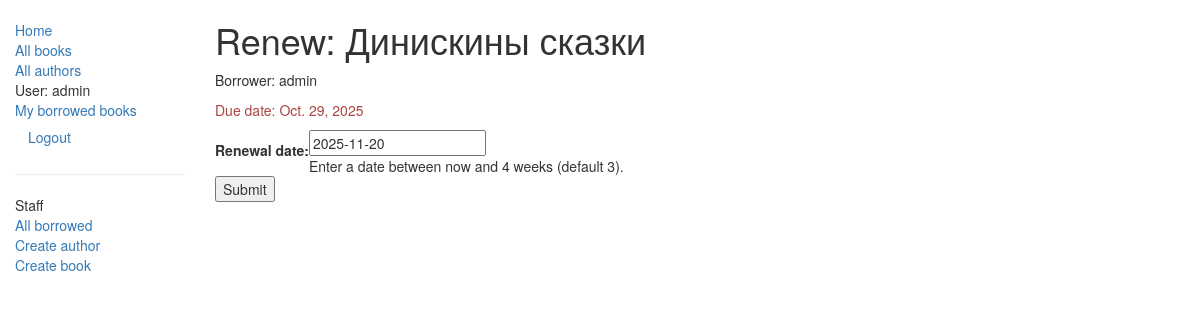
The app's page /catalog/book/da77a651-55ef-4249-8f7d-5684064ecfe7/renew/ (signed in), older data.
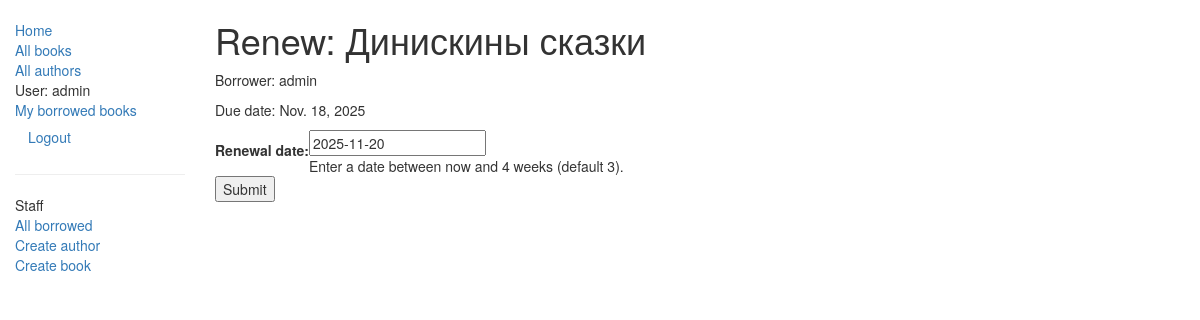
The same page, newer data.
### catalog/models.py (models this page shows, shortened)
class BookInstance(models.Model):
    id = models.UUIDField(primary_key=True, default=uuid.uuid4, help_text="Уникальный id для именно этой книги во всей библиотеке")
    book = models.ForeignKey('Book', on_delete=models.SET_NULL, null=True)
    imprint = models.CharField(max_length=200)
    borrower = models.ForeignKey(User, on_delete=models.SET_NULL, null=True, blank=True, related_name='borrower')
    due_back = models.DateField(null=True, blank=True)
    LOAN_STATUS = (
        ('m', 'Maintenance'),
        ('o', 'On loan'),
        ('a', 'Available'),
        ('r', 'Reserved'),
    )
    status = models.CharField(max_length=10, choices=LOAN_STATUS, blank=True, default='m', help_text='Состояние книги')
    class Meta:
        ordering = ['due_back']
        permissions = (("can_mark_returned", "Set book as returned"),)
    @property
    def is_overdue(self):
        if self.due_back < date.today():
            return True
        return False

class Book(models.Model):
    title = models.CharField(max_length=200)
    author = models.ForeignKey('Author', on_delete=models.SET_NULL, null=True)
    summary = models.TextField(max_length=1000, help_text='Описание книги')
    isbn = models.CharField('ISBN', max_length=13, help_text='13 Символов')
    genre = models.ManyToManyField(Genre, help_text='Выбирите жанры книги')
    language = models.ForeignKey('Language', on_delete=models.SET_NULL, null=True)
    def display_genre(self):
        return ', '.join([ genre.name for genre in self.genre.all()[:3]])
    display_genre.short_description = 'Genre'

### catalog/views.py (the view)
# urls.py: path('book/<uuid:pk>/renew/', views.renew_book_librarian, name='renew_book_librarian'),
@login_required
@permission_required('catalog.can_mark_returned', raise_exception=True)
def renew_book_librarian(request, pk):
    book_instance = get_object_or_404(BookInstance, pk=pk)
    if request.method == 'POST':
        form = RenewBookForm(request.POST)
        if form.is_valid():
            book_instance.due_back = form.cleaned_data['renewal_date']
            book_instance.save()
            return HttpResponseRedirect(reverse('borrowed'))
    else:
        proposed_renewal_date = datetime.date.today() + datetime.timedelta(weeks=3)
        form = RenewBookForm(initial={'renewal_date': proposed_renewal_date})
    context = {
        'form': form,
        'book_instance': book_instance,
    }
    return render(request, 'catalog/book_renew_librarian.html', context)

### catalog/forms.py (shortened to what this page needs)
class RenewBookForm(forms.Form):
    renewal_date = forms.DateField(
            help_text="Enter a date between now and 4 weeks (default 3).")

### templates/catalog/book_renew_librarian.html (shortened to what this page needs)
{% extends "base.html" %}
{% block content %}
    <h1>Renew: {{book_instance.book.title}}</h1>
    <p>Borrower: {{book_instance.borrower}}</p>
    <p{% if book_instance.is_overdue %} class="text-danger"{% endif %}>Due date: {{book_instance.due_back}}</p>
    <form action="" method="post">
        <table>
        {{ form.as_table }}
        </table>
        <input type="submit" value="Submit">
    </form>
{% endblock %}

Row changes from the older to the newer data that the page shows:
changed BookInstance "Динискины сказки": due_back "Oct. 29, 2025" → "Nov. 18, 2025"
